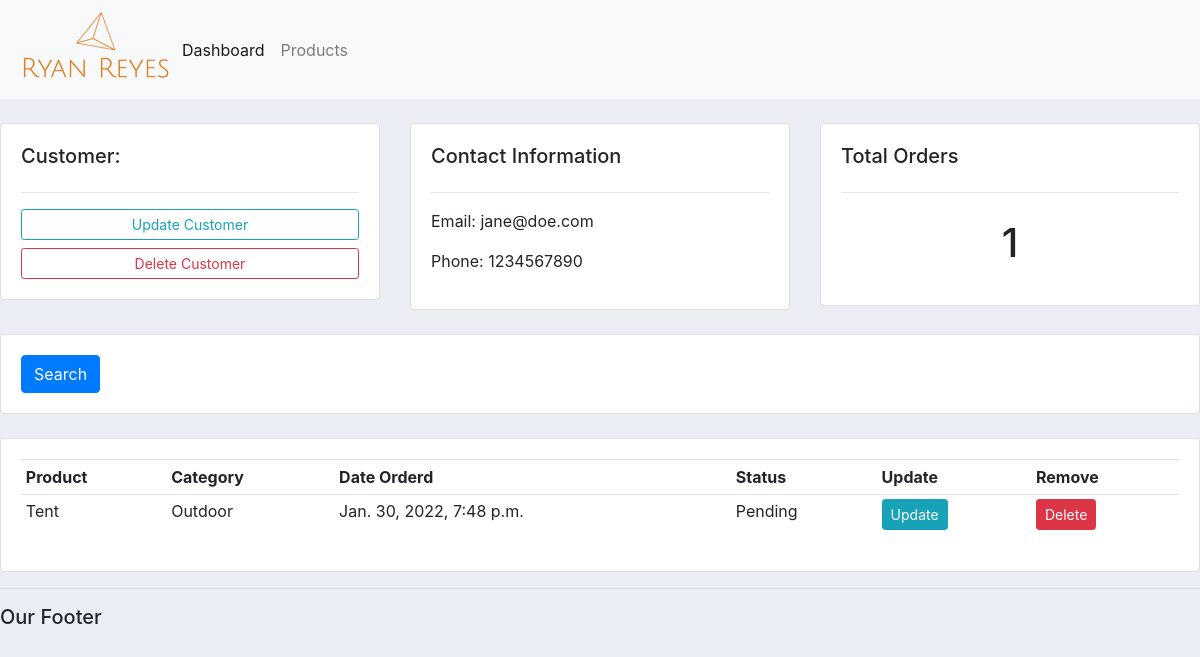
The app's page /customer/2/, older data.
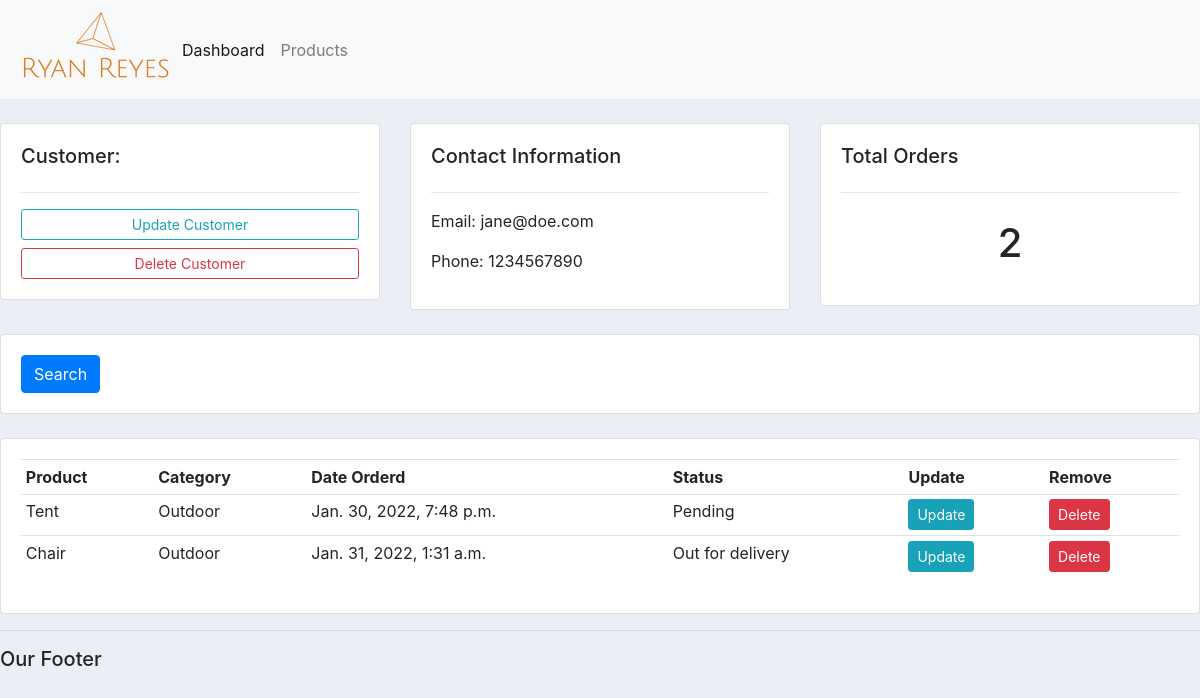
The same page, newer data.
### accounts/models.py (models this page shows, shortened)
class Order(models.Model):
    STATUS = (
        ('Pending', 'Pending'),
        ('Out for delivery', 'Out for delivery'),
        ('Delivered', 'Delivered')
    )
    customer = models.ForeignKey(
        Customer, null=True, on_delete=models.SET_NULL)
    product = models.ForeignKey(Product, null=True, on_delete=models.SET_NULL)
    date_created = models.DateTimeField(auto_now_add=True, null=True)
    status = models.CharField(max_length=200, null=True, choices=STATUS)

class Product(models.Model):
    CATEGORY = (
        ('Indoor', 'Indoor'),
        ('Outdoor', 'Outdoor')
    )
    name = models.CharField(max_length=200, null=True)
    price = models.FloatField(null=True)
    category = models.CharField(max_length=200, null=True, choices=CATEGORY)
    description = models.CharField(max_length=200, null=True)
    date_created = models.DateTimeField(auto_now_add=True, null=True)
    tag = models.ManyToManyField(Tag)
    def __str__(self):
        return self.name

### accounts/views.py (the view)
# urls.py: path('customer/<str:pk>/', views.customer, name='customer'),
def customer(request, pk):
    customer = Customer.objects.get(id=pk)
    orders = customer.order_set.all()
    order_count = orders.count()
    context = {'customer': customer, 'orders': orders,
               'order_count': order_count}
    return render(request, 'accounts/customer.html', context)

### accounts/templates/accounts/customer.html
{% extends 'accounts/main.html' %}
{% block content %}
<br>
<div class="row">
    <div class="col-md">
        <div class="card card-body">
            <h5>Customer:</h5>
            <hr>
            <a class="btn btn-outline-info  btn-sm btn-block" href="">Update Customer</a>
            <a class="btn btn-outline-danger  btn-sm btn-block" href="">Delete Customer</a>
        </div>
    </div>
    <div class="col-md">
        <div class="card card-body">
            <h5>Contact Information</h5>
            <hr>
            <p>Email: {{customer.email}} </p>
            <p>Phone: {{customer.phone}}</p>
        </div>
    </div>
    <div class="col-md">
        <div class="card card-body">
            <h5>Total Orders</h5>
            <hr>
            <h1 style="text-align: center;padding: 10px">{{order_count}}</h1>
        </div>
    </div>
</div>
<br>
<div class="row">
    <div class="col">
        <div class="card card-body">
            <form method="get">
                <button class="btn btn-primary" type="submit">Search</button>
            </form>
        </div>
    </div>
</div>
<br>
<div class="row">
    <div class="col-md">
        <div class="card card-body">
            <table class="table table-sm">
                <tr>
                    <th>Product</th>
                    <th>Category</th>
                    <th>Date Orderd</th>
                    <th>Status</th>
                    <th>Update</th>
                    <th>Remove</th>
                </tr>
                {% for i in orders %}
                <tr>
                    <td>{{i.product}}</td>
                    <td>{{i.product.category}}</td>
                    <td>{{i.date_created}}</td>
                    <td>{{i.status}}</td>
                    <td><a class="btn btn-sm btn-info" href="{% url 'update_order' i.id %}">Update</a></td>
                    <td><a class="btn btn-sm btn-danger" href="{% url 'delete_order' i.id %}">Delete</a></td>
                </tr>
                {% endfor %}
            </table>
        </div>
    </div>
</div>
{% endblock %}

Row changes from the older to the newer data that the page shows:
added Order: product "Chair", product.category "Outdoor", date_created "Jan. 31, 2022, 1:31 a.m.", status "Out for delivery"
Text that changed along with them:
{{ order_count }}: "1" → "2"
